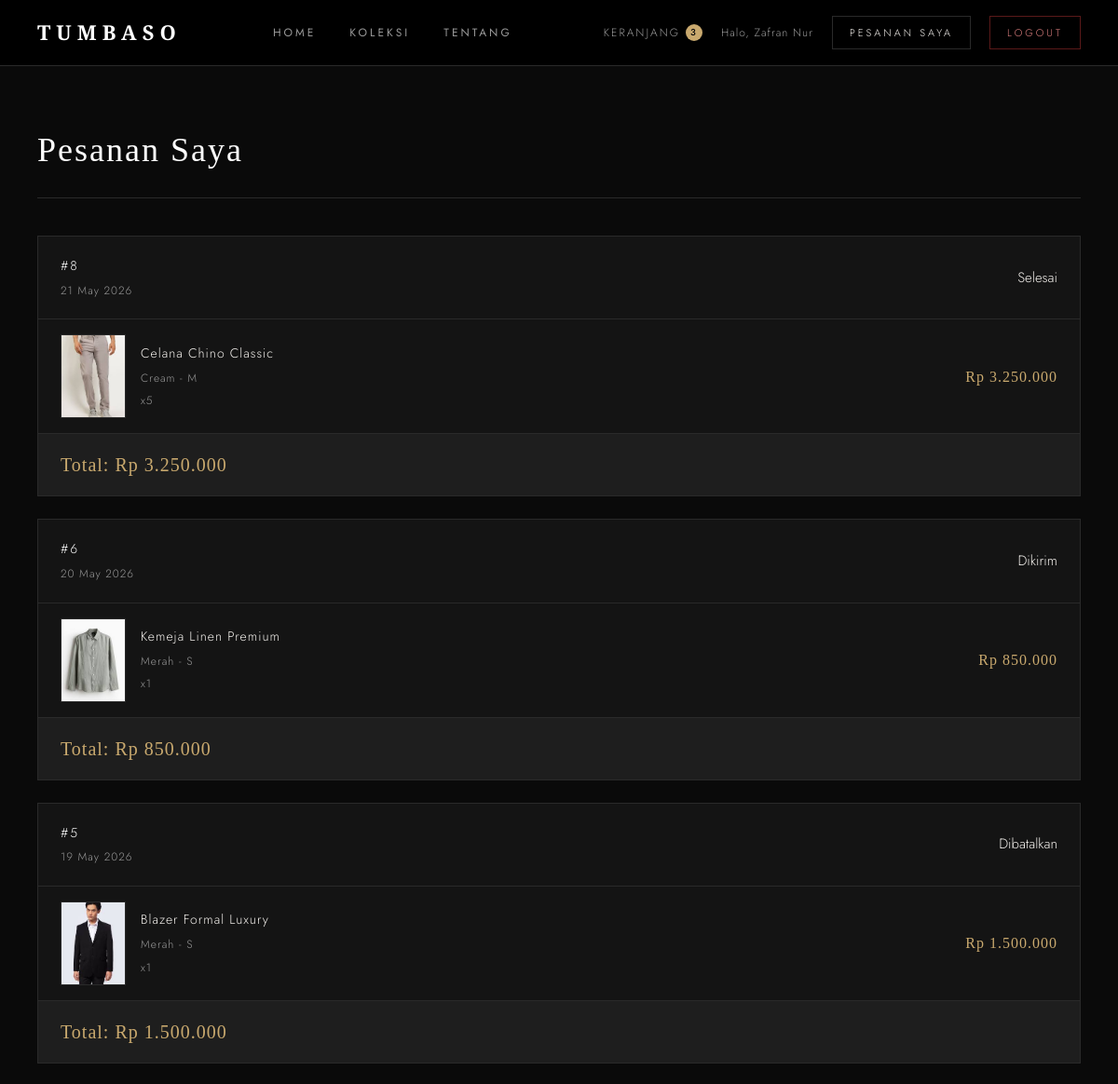
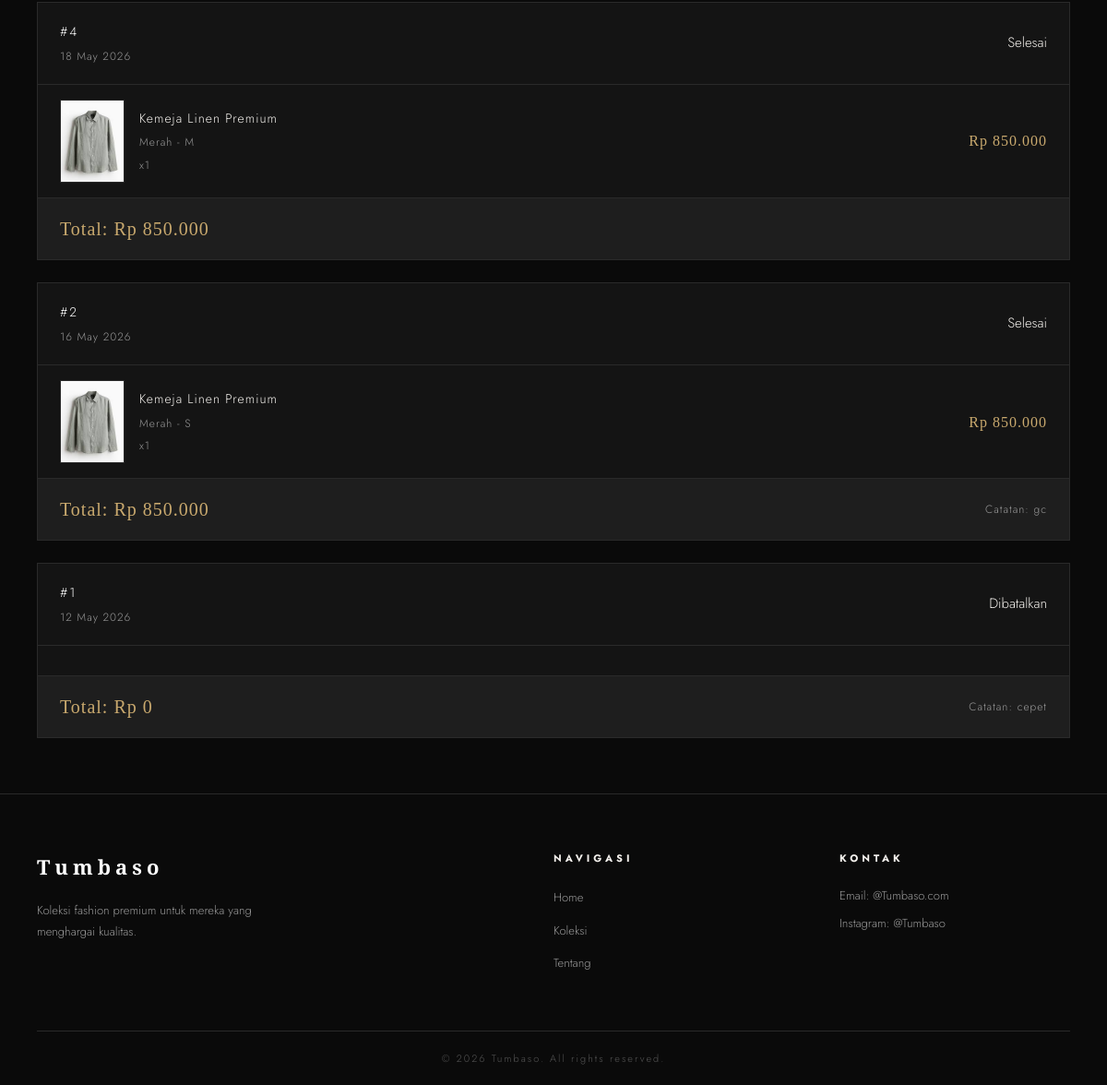
The page /order/my-orders.php (signed in) on the database its author committed (2 pictures, top to bottom).
### tables this page shows
CREATE TABLE `orders` (
  `id` int NOT NULL,
  `user_id` int NOT NULL,
  `total_harga` decimal(12,2) NOT NULL,
  `alamat_kirim` text NOT NULL,
  `status` enum('pending','diproses','dikirim','selesai','dibatalkan') DEFAULT 'pending',
  `catatan` text,
  `created_at` timestamp NULL DEFAULT CURRENT_TIMESTAMP
);

CREATE TABLE `order_items` (
  `id` int NOT NULL,
  `order_id` int NOT NULL,
  `product_id` int NOT NULL,
  `variant_id` int DEFAULT NULL,
  `jumlah` int NOT NULL,
  `harga_saat_beli` decimal(12,2) NOT NULL
);

CREATE TABLE `products` (
  `id` int NOT NULL,
  `nama` varchar(150) NOT NULL,
  `deskripsi` text,
  `harga` decimal(12,2) NOT NULL,
  `foto_utama` varchar(255) DEFAULT NULL,
  `is_active` tinyint(1) DEFAULT '1',
  `created_at` timestamp NULL DEFAULT CURRENT_TIMESTAMP
);

CREATE TABLE `product_variants` (
  `id` int NOT NULL,
  `product_id` int NOT NULL,
  `size` varchar(50) NOT NULL,
  `stok` int DEFAULT '0',
  `warna` varchar(50) DEFAULT NULL
);

### configs/config.php (called while the page is built, shortened)
<?php
function format_rupiah($angka) {
    return 'Rp ' . number_format($angka, 0, ',', '.');
}

### order/my-orders.php (the view, shortened to what this page needs)
<?php
require_once '../configs/database.php';
require_once '../configs/config.php';
$user_id = $_SESSION['user_id'];
$orders = mysqli_query($conn, "
    SELECT * FROM orders
    WHERE user_id = '$user_id'
    ORDER BY created_at DESC");
require_once '../includes/header.php';
require_once '../includes/navbar.php';
?>
<main class="orders-container">
    <h1 class="orders-title">Pesanan Saya</h1>
    <?php if (mysqli_num_rows($orders) > 0): ?>
        <div class="orders-list">
            <?php while ($order = mysqli_fetch_assoc($orders)): ?>
            <?php
            $items = mysqli_query($conn, "
                SELECT oi.jumlah, oi.harga_saat_beli,
                       p.nama, p.foto_utama,
                       pv.warna, pv.size
                FROM order_items oi
                JOIN products p          ON oi.product_id = p.id
                JOIN product_variants pv ON oi.variant_id  = pv.id
                WHERE oi.order_id = '{$order['id']}'
            ");
            ?>
            <div class="order-card">
                <div class="order-card-header">
                    <div>
                        <p class="order-id">#<?= $order['id'] ?></p>
                        <p class="order-date"><?= date('d M Y', strtotime($order['created_at'])) ?></p>
                    </div>
                    <span class="status-badge status-<?= $order['status'] ?>">
                        <?= ucfirst($order['status']) ?>
                    </span>
                </div>
                <div class="order-items">
                    <?php while ($item = mysqli_fetch_assoc($items)): ?>
                    <div class="order-item-row">
                        <?php if ($item['foto_utama']): ?>
                            <img src="../assets/images/products/<?= htmlspecialchars($item['foto_utama']) ?>"
                                 alt="<?= htmlspecialchars($item['nama']) ?>">
                        <?php else: ?>
                            <div class="order-no-foto">-</div>
                        <?php endif; ?>
                        <div class="order-item-info">
                            <p class="order-item-nama"><?= htmlspecialchars($item['nama']) ?></p>
                            <p class="order-item-varian"><?= $item['warna'] ?> - <?= $item['size'] ?></p>
                            <p class="order-item-jumlah">x<?= $item['jumlah'] ?></p>
                        </div>
                        <p class="order-item-harga">
                            <?= format_rupiah($item['harga_saat_beli'] * $item['jumlah']) ?>
                        </p>
                    </div>
                    <?php endwhile; ?>
                </div>
                <div class="order-card-footer">
                    <p class="order-total">Total: <?= format_rupiah($order['total_harga']) ?></p>
                    <?php if ($order['catatan']): ?>
                        <p class="order-catatan">Catatan: <?= htmlspecialchars($order['catatan']) ?></p>
                    <?php endif; ?>
                </div>
            </div>
            <?php endwhile; ?>
        </div>
    <?php endif; ?>
</main>
<?php require_once '../includes/footer.php'; ?>

### includes/header.php (shortened to what this page needs)
<!DOCTYPE html>
<html lang="id">
<head>
    <link rel="stylesheet" href="../assets/css/style.css">
</head>
<body>

### includes/navbar.php
<nav class="navbar">
    <div class="navbar-container">
        <a href="../index.php" class="navbar-logo">
            Tumbaso
        </a>
        <ul class="navbar-menu">
            <li><a href="../pages/home.php">Home</a></li>
            <li><a href="../pages/catalog.php">Koleksi</a></li>
            <li><a href="../pages/about.php">Tentang</a></li>
        </ul>
        <div class="navbar-right">
            <a href="../pages/cart.php" class="navbar-cart">
                Keranjang
                <?php
                $jumlah_cart = 0;
                if (isset($_SESSION['user_id'])) {
                    $user_id = $_SESSION['user_id'];
                    $q = mysqli_query($conn, "SELECT SUM(jumlah) as total FROM cart WHERE user_id = $user_id");
                    $row = mysqli_fetch_assoc($q);
                    $jumlah_cart = $row['total'] ?? 0;
                }
                ?>
                <span class="cart-badge"><?= $jumlah_cart ?></span>
            </a>
            <?php if (isset($_SESSION['user_id'])): ?>
                <span class="navbar-username">Halo, <?= htmlspecialchars($_SESSION['nama']) ?></span>
                <a href="../order/my-orders.php" class="navbar-btn">Pesanan Saya</a>
                <a href="../auth/logout.php" class="navbar-btn btn-danger">Logout</a>
            <?php else: ?>
                <a href="../pages/login.php" class="navbar-btn">Login</a>
            <?php endif; ?>
        </div>
    </div>
</nav>

### includes/footer.php (shortened to what this page needs)
<footer class="footer">
        <div class="footer-container">
            <div class="footer-brand">
                <h3>Tumbaso</h3>
                <p>Koleksi fashion premium untuk mereka yang menghargai kualitas.</p>
            </div>
            <div class="footer-links">
                <h4>Navigasi</h4>
                <ul>
                    <li><a href="../pages/home.php">Home</a></li>
                    <li><a href="../pages/catalog.php">Koleksi</a></li>
                    <li><a href="../pages/about.php">Tentang</a></li>
                </ul>
            </div>
            <div class="footer-contact">
                <h4>Kontak</h4>
                <p>Email: @Tumbaso.com</p>
                <p>Instagram: @Tumbaso</p>
            </div>
        </div>
        <div class="footer-bottom">
            <p>&copy; <?= date('Y') ?> Tumbaso. All rights reserved.</p>
        </div>
    </footer>
</body>
</html>

### rows shown on the page
orders: id "8", created_at "21 May 2026", status "Selesai", total_harga "Rp 3.250.000"
order_items: product.foto_utama (picture), product.nama "Celana Chino Classic", variant.warna "Cream", variant.size "M", jumlah "5", format_rupiah($item['harga_saat_beli'] * $item['jumlah']) "Rp 3.250.000"
orders: id "6", created_at "20 May 2026", status "Dikirim", total_harga "Rp 850.000"
order_items: product.foto_utama (picture), product.nama "Kemeja Linen Premium", variant.warna "Merah", variant.size "S", jumlah "1", format_rupiah($item['harga_saat_beli'] * $item['jumlah']) "Rp 850.000"
orders: id "5", created_at "19 May 2026", status "Dibatalkan", total_harga "Rp 1.500.000"
order_items: product.foto_utama (picture), product.nama "Blazer Formal Luxury", variant.warna "Merah", variant.size "S", jumlah "1", format_rupiah($item['harga_saat_beli'] * $item['jumlah']) "Rp 1.500.000"
orders: id "4", created_at "18 May 2026", status "Selesai", total_harga "Rp 850.000"
order_items: product.foto_utama (picture), product.nama "Kemeja Linen Premium", variant.warna "Merah", variant.size "M", jumlah "1", format_rupiah($item['harga_saat_beli'] * $item['jumlah']) "Rp 850.000"
orders: id "2", created_at "16 May 2026", status "Selesai", total_harga "Rp 850.000", catatan "gc"
order_items: product.foto_utama (picture), product.nama "Kemeja Linen Premium", variant.warna "Merah", variant.size "S", jumlah "1", format_rupiah($item['harga_saat_beli'] * $item['jumlah']) "Rp 850.000"
orders: id "1", created_at "12 May 2026", status "Dibatalkan", total_harga "Rp 0", catatan "cepet"

### other values the page prints
$jumlah_cart "3"
$_SESSION['nama'] "Zafran Nur"
